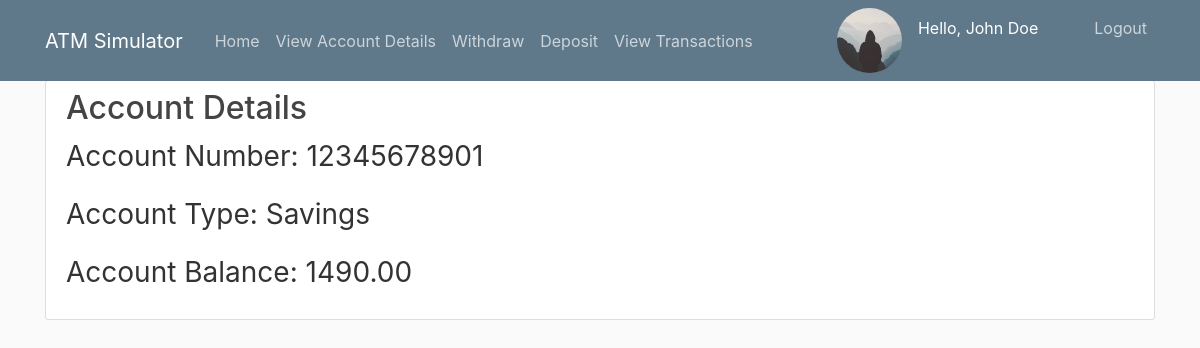
Page /account (signed in) on the earlier database version.
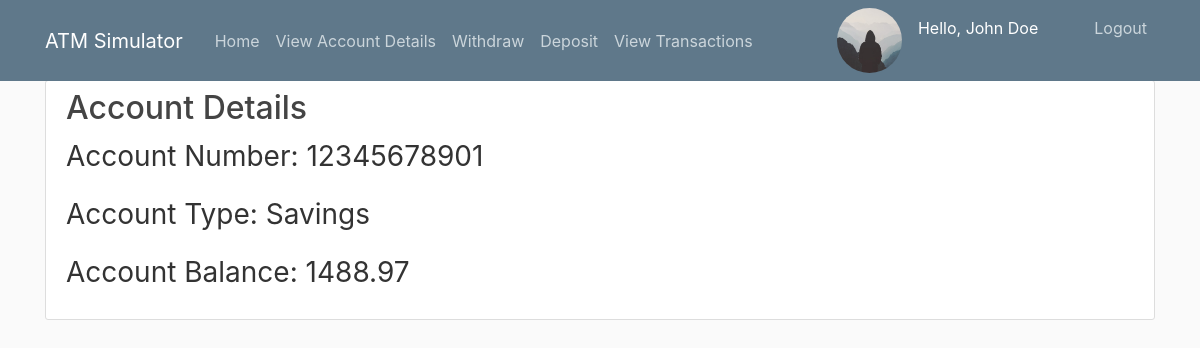
Same page on the later database version.
### atm/models.py (models this page shows, shortened)
class User(db.Model, UserMixin):
    id = db.Column(db.Integer, primary_key = True)
    name = db.Column(db.String(50), nullable = False)
    account_number = db.Column(db.String(11), unique = True, nullable = False)
    account_balance = db.Column(db.Numeric(scale = 2), unique = True, nullable = False)
    profile_pic = db.Column(db.String(20), nullable = False, default = 'default.jpg')
    pin = db.Column(db.String(60), unique = True, nullable = False)
    type_acc = db.Column(db.String(7), nullable = False)
    transactions = db.relationship('Transaction', backref = 'user', lazy = True)

### atm/routes.py (the view)
@app.route("/account")
@login_required
def account():
    return render_template('account.html')

### atm/models.py (called while the page is built)
@login_manager.user_loader
def load_user(user_id):
    return User.query.get(int(user_id))

### atm/templates/account.html
{% extends "layout.html" %}
{% block content %}
    <div class="content-section pt-2">
        <div class="media">
            <div class="media-body">
                <h2 class="account-heading">Account Details</h2>
                <p class= "size">Account Number: {{current_user.account_number}}</p>
                <p class="size">Account Type: {{current_user.type_acc}}</p>
                <p class="size">Account Balance: {{current_user.account_balance}}</p>
            </div>
        </div>
    </div>
{% endblock content %}

### atm/templates/layout.html (shortened to what this page needs)
<!DOCTYPE html>
<html lang="en">
<head>
    <link rel="stylesheet" href="https://cdn.jsdelivr.net/npm/bootstrap@4.4.1/dist/css/bootstrap.min.css">
    <link rel = "stylesheet" type = "text/css" href = "{{url_for('static', filename = 'main.css')}}">
</head>
<body>
    <header class="site-header">
        <nav class="navbar navbar-expand-md navbar-dark bg-steel fixed-top">
            <div class="container">
                <a class="navbar-brand mr-4" href="/">ATM Simulator</a>
                <div class="collapse navbar-collapse" id="navbarToggle">
                    <div class="navbar-nav mr-auto">
                        <a class="nav-item nav-link" href="{{ url_for('home') }}">Home</a>
                        {% if current_user.is_authenticated %}
                            <a class="nav-item nav-link" href="{{ url_for('account') }}">View Account Details</a>
                            <a class="nav-item nav-link" href="{{ url_for('withdraw') }}">Withdraw</a>
                            <a class="nav-item nav-link" href="{{ url_for('deposit') }}">Deposit</a>
                            <a class="nav-item nav-link" href="{{ url_for('view_transactions') }}">View Transactions</a>
                        {% endif %}
                    </div>
                    <div class="navbar-nav">
                        {% if current_user.is_authenticated %}
                            <div class = "mr-5 d-flex">
                                <img class = "rounded-circle profile-img" src = "{{url_for('static', filename = 'profile_pics/' + current_user.profile_pic)}}">
                                <p class = "mt-2 text-white">Hello, {{current_user.name}}</p>
                            </div>
                            <a class="nav-item nav-link" href="{{ url_for('logout') }}">Logout</a>
                        {% else %}
                            <a class="nav-item nav-link" href="{{ url_for('login') }}">Login</a>
                        {% endif %}
                    </div>
                </div>
            </div>
        </nav>
    </header>
    <div class = "container">
        {% block content %}{% endblock %}
    </div>
</body>
</html>

### atm/static/main.css (style rules this page uses)
body { background: #fafafa; color: #333333; margin-top: 5rem; }
h1, h2, h3, h4, h5, h6 { color: #444444; }
.size { font-size: 28px }
.bg-steel { background-color: #5f788a; }
.site-header .navbar-nav .nav-link { color: #cbd5db; }
.content-section { background: #ffffff; padding: 10px 20px; border: 1px solid #dddddd; border-radius: 3px; margin-bottom: 20px; }
.profile-img { height: 65px; width: 65px; margin-right: 16px; }

Differences in the rows shown:
changed User "Savings": account_balance "1490.00" → "1488.97"
